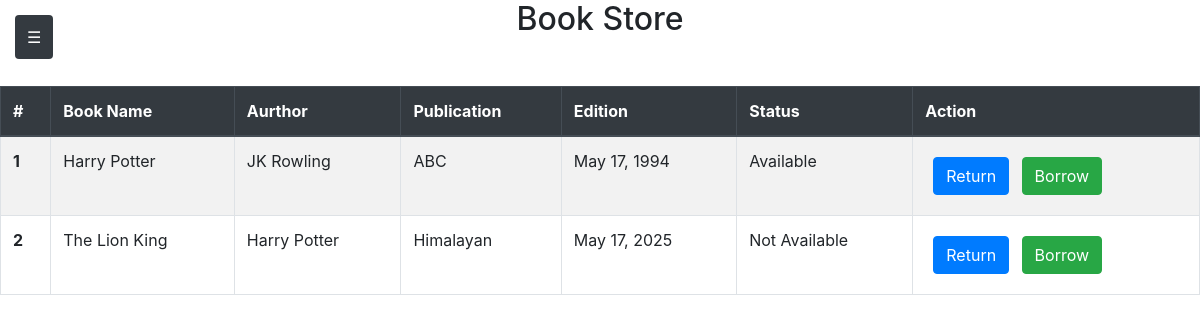
/library, run on an earlier commit of the app's database.
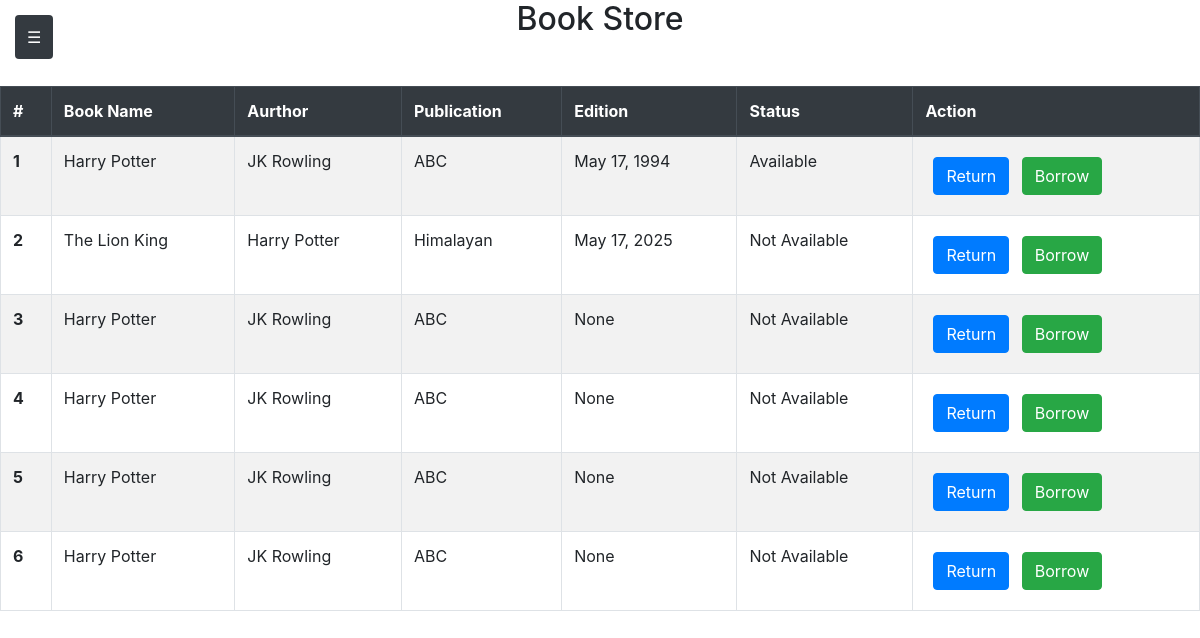
And on a later commit of the database.
### school/models.py (models this page shows, shortened)
class library_records(models.Model):
    id = models.AutoField(primary_key=True)
    book_name = models.CharField(max_length=100)
    author = models.CharField(max_length=100)
    publication = models.CharField(max_length=100)
    Edition=models.CharField(max_length=100)
    status=models.BooleanField(default=False)

### school/views.py (the view)
# urls.py: path('library', school_views.library, name='library'),
def library(request):
    book_records=library_records.objects.all()
    context={
        'book_records':book_records
    }
    return render(request,'school/library.html',context)

### school/templates/school/library.html (shortened to what this page needs)
{% extends 'base.html' %}
{% load static %}
{% block start %}
<div class="table-responsive w-100">
    <h2 class="text-center mb-4">Book Store</h2>
        <table class="table table-striped table-bordered mt-5">
  <thead>
  <thead class="thead-dark">
    <tr>
      <th scope="col">#</th>
      <th scope="col">Book Name</th>
      <th scope="col">Aurthor</th>
      <th scope="col">Publication</th>
      <th scope="col">Edition</th>
      <th scope="col">Status</th>
      <th scope="col">Action</th>
    </tr>
  </thead>
  <tbody>
    {% for record in book_records %}
    <tr>
      <th scope="row">{{forloop.counter}}</th>
      <td>{{ record.book_name }}</td>
      <td>{{ record.author }}</td>
      <td>{{ record.publication }}</td>
      <td>{{ record.Edition }}</td>
      {% if record.status %}
    <td>Available</td>
{% else %}
    <td>Not Available</td>
{% endif %}
        <td>
            <form method="POST" action="{% url 'library_management'  record.id %}" style="display:inline;">
            <button type="submit" class="btn btn-primary m-2">Return</button>
            </form>
            <a href="{% url 'library_management'  record.id %}" class="btn btn-success">Borrow</a>
        </td>
    </tr>
    {% endfor %}
  </tbody>
</table>
</div>
{% endblock %}

### school/templates/base.html (shortened to what this page needs)
{% load static %}
<!doctype html>
<html lang="en">
  <head>
    <link rel="stylesheet" href="https://cdn.jsdelivr.net/npm/bootstrap@4.4.1/dist/css/bootstrap.min.css">
    <link rel="stylesheet" href="{% static 'css/style.css' %}">
  </head>
  <body>
  <button class="toggle-btn" id="toggleSidebar">
    &#9776;
  </button>
    {% block start %}{% endblock %}
  </body>
</html>

### school/static/CSS/style.css (style rules this page uses)
body { margin: 0; padding: 0; }
.toggle-btn { position: fixed; top: 15px; left: 15px; z-index: 1100; background-color: #343a40; border: none; color: #fff; padding: 10px 12px; border-radius: 4px; }

What changed in the data, as far as the page shows it:
added library_records: book_name "Harry Potter", author "JK Rowling", publication "ABC", Edition "None", status "Not Available"
added library_records: book_name "Harry Potter", author "JK Rowling", publication "ABC", Edition "None", status "Not Available"
added library_records: book_name "Harry Potter", author "JK Rowling", publication "ABC", Edition "None", status "Not Available"
added library_records: book_name "Harry Potter", author "JK Rowling", publication "ABC", Edition "None", status "Not Available"
